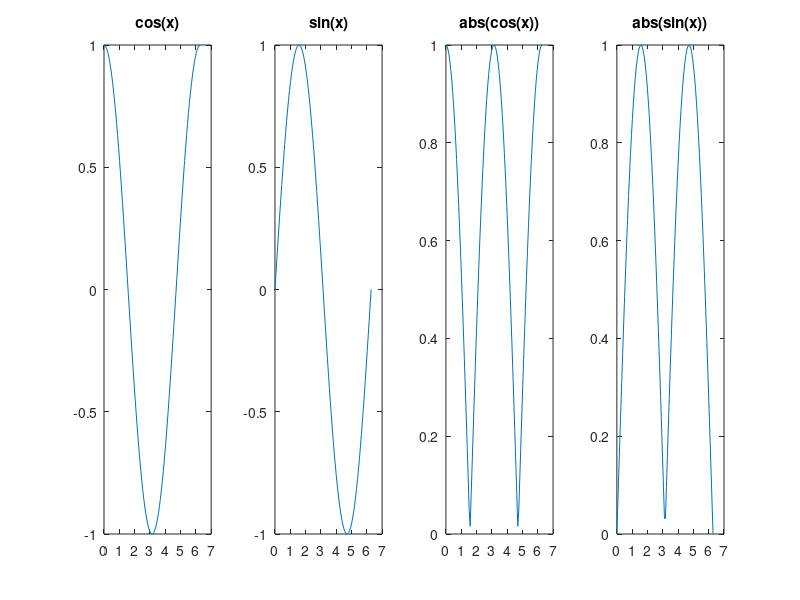

Here is the MATLAB script that generated this plot: (Note: this script raises an error after producing the figure.)
%% Chapter 5: Plotting

%% 5.1 Plot(y), Plot(x,y)  
y = [2 3 -2 3];
plot(y, '--*')  %Ignore '--*', that's line specification and we will come to that later 

x = linspace(-4,4,100);
plot(x.^2)  %Misleading

%"Correct way", plot(x,y)
plot(x,x.^2)  

% To wide distance between points
x1 = linspace(-4,4,3)   
y1 = x1.^2; 
plot(x1,y1,'--*')

%% 5.2 Labels, axis-limits, title 
x = linspace(-4,4,80);       
y = x.^2;
plot(x,y) 
title('Plotting x^2')
xlabel('x-axis') 
ylabel('y = x^2') 
xlim([-12 12])
%ylim works the same way 

%% 5.3 Line Specification - Line style, Marker, Color
x = linspace(-4,4,80);       
y = x.^2;

plot(x,y, ':+b') 

% doc plot

%% 5.4 Hold On, Legend, Grid
x = linspace(-4,4,100); 
y1 = x.^2;
y2 = 2*x.^2;

plot(x,y1, '-*b') 
hold on  %Add a plot to existing figure window
plot(x,y2) 
hold off %No more plots should be added to exisiting figure window. 
legend('y = x^2', 'y = 2x^2') %So we can distinguish between the plots
grid minor
grid on

%% 5.5 Subplot
% Sometimes you want to have multiple plots by splitting the figure window in a grid, use subplot! 

x = linspace(0,2*pi, 100) 
y1 = cos(x) 
y2 = sin(x)
y3 = abs(cos(x))
y4 = abs(sin(x))

subplot(1,4,1) 
plot(x,y1) 
title('cos(x)') 
subplot(1,4,2) 
plot(x,y2) 
title('sin(x)') 
subplot(1,4,3) 
plot(x,y3) 
title('abs(cos(x))')
subplot(1,4,4)
plot(x,y4)
title('abs(sin(x))')
sgtitle('Plots of trigonometric functions') 
%sgtitle produces a main title for all the subplots whereas title is for the specific subplots

%% 2 by 2 grid 
subplot(2,2,1) 
plot(x,y1) 
title('cos(x)') 
subplot(2,2,2) 
plot(x,y2) 
title('sin(x)') 
subplot(2,2,3) 
plot(x,y3) 
title('abs(cos(x))')
subplot(2,2,4)
plot(x,y4)
title('abs(sin(x))')
sgtitle('Plots of trigonometric functions')

%% 5.6 Multiple Figure Windows - figure
% If we have multiple plots in a section, it will only plot the last one.
x = linspace(-4,4,100);
y1 = x.^2;
y2 = -x.^2;
y3 = exp(x)

plot(x,y1)
plot(x,y2)
plot(x,y3)

%% Figure - Creating new figure windows
figure
plot(x,y1)

figure
plot(x,y2)

figure
plot(x,y3)

% clf [clears figure window]
%close [closes current figure]
% close all [Closes all figure windows] 

%% 5.7.1 Scatterplot 
% Scatterplot sometimes called Bubble plot.
x = [1 2 3 7]
y = [3 1 -2 4] 

scatter(x,y)  %Demonstrate that points are plotted by location (x,y) 

%Measurments of length and weight of some individuals
length = [182 190 167 145 185 173 183 147 120 201 114 117 167 148 155 183 189 186 174 159 144 133 188 210] 
weight = [83 95 127 54 94 83 65 45 53 110 37 42 65 37 45 84 93 94 73 45 42 39 73 85]

scatter(length, weight, 'filled', 'b')
xlabel('Length')
ylabel('Weight')
ylim([25 130])


%% 5.7.2 Brushing, Export Brushed
%Measurments of length and weight of some individuals
length = [182 190 167 145 185 173 183 147 120 201 114 117 167 148 155 183 189 186 174 159 144 133 188 210] 
weight = [83 95 127 54 94 83 65 45 53 110 37 42 65 37 45 84 93 94 73 45 42 39 73 85] 
scatter(length, weight, 'filled', 'b')
xlabel('Length')
ylabel('Weight')
ylim([25 130])

%Brushing, hold shift to select multiple values 
%Drag a rectangle to select multiple values in a area 

%Tools, brushing > Export brushed
